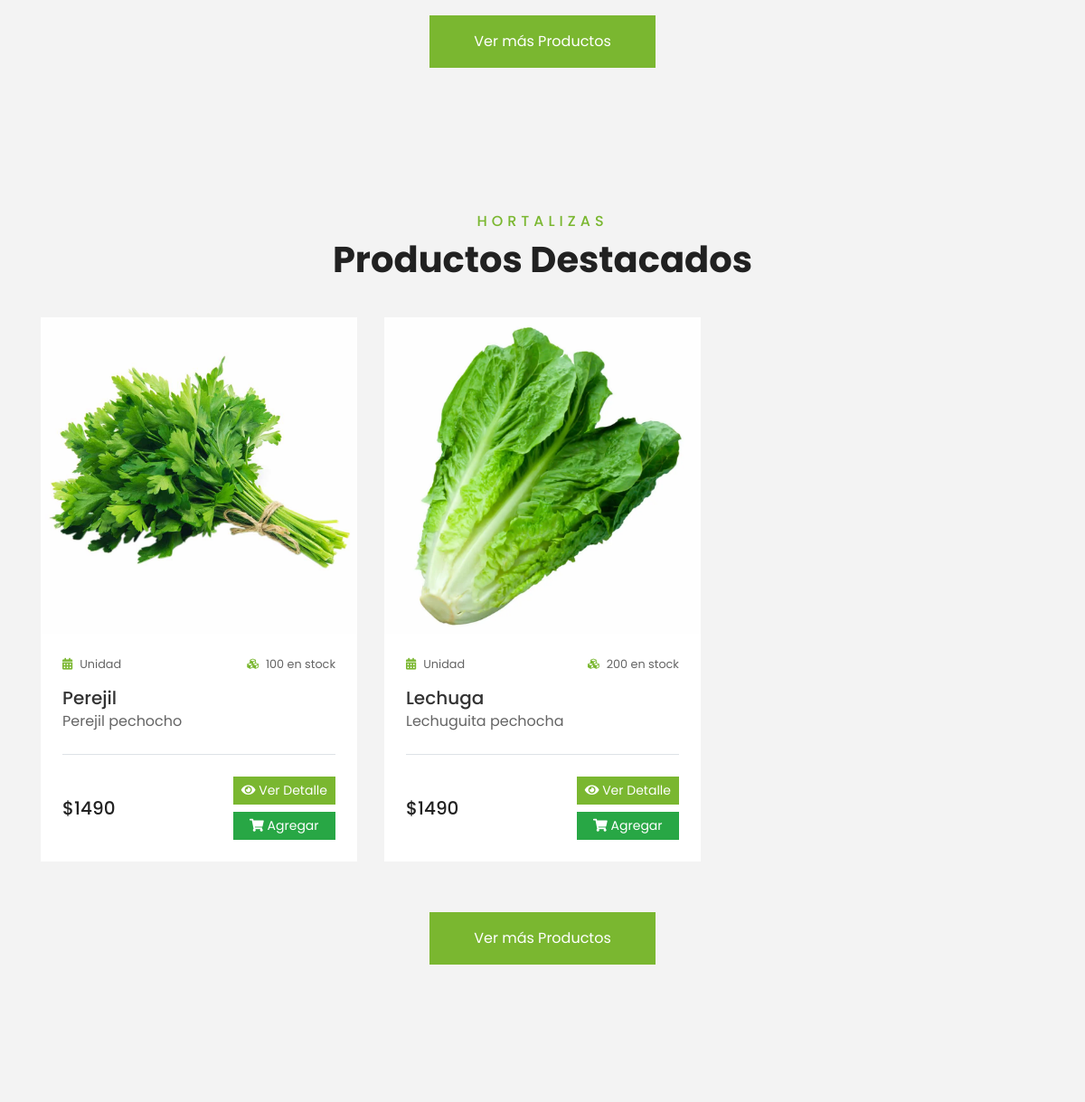
The app's page / (middle part), older data.
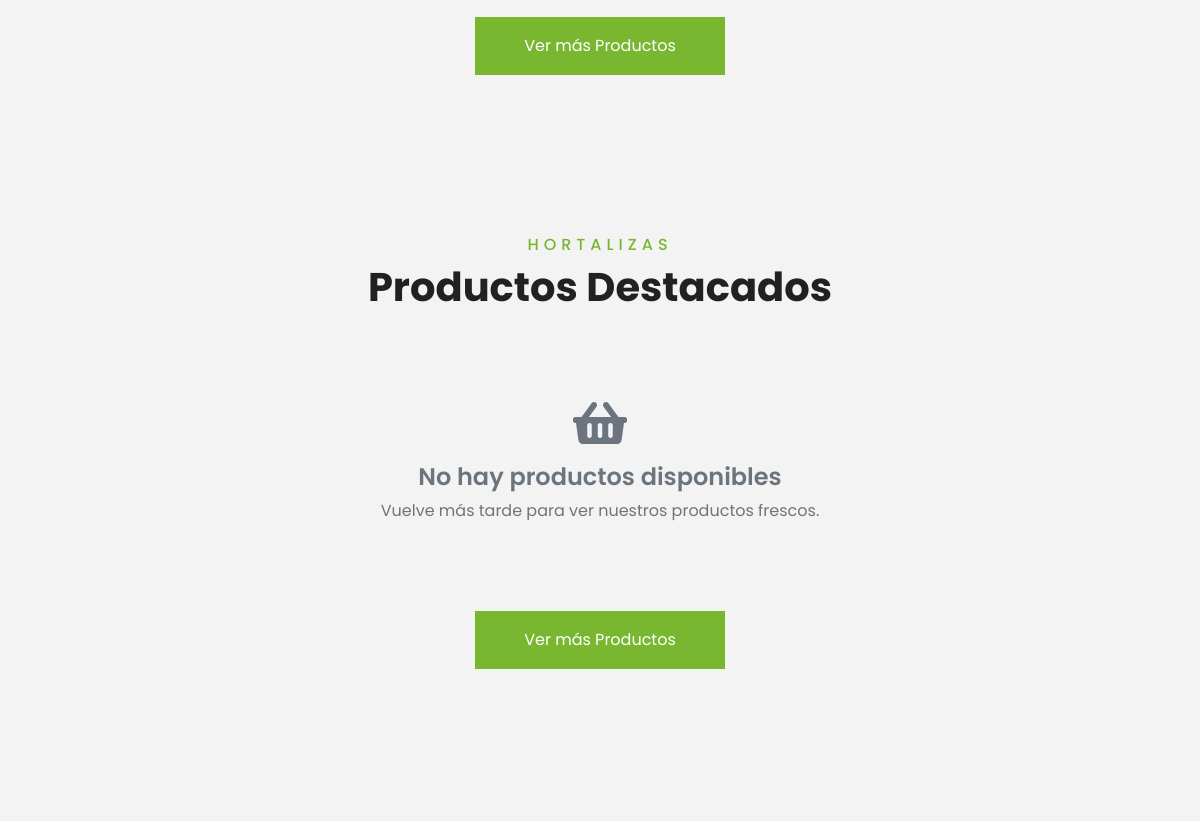
The same page, newer data.
### miapp/models.py (models this page shows, shortened)
class Producto(models.Model):
    nombre = models.CharField(max_length=50)
    descripcion = models.CharField(max_length=250)
    precio_unitario = models.IntegerField()
    unidad_medida = models.CharField(max_length=20)
    stock_disponible = models.IntegerField()
    id_categoria = models.ForeignKey(Categoria, on_delete=models.CASCADE)
    imagen = models.ForeignKey(Imagen, on_delete=models.CASCADE, null=True, blank=True)

class Imagen(models.Model):
    nombre = models.CharField(max_length=100)
    imagen = models.ImageField(upload_to='productos/')

### miapp/views.py (the view)
# urls.py: path('', views.inicio, name='inicio'),
def inicio(request):
    ofertas_activas = Oferta.objects.filter(fecha_fin__gte=timezone.now(), fecha_inicio__lte=timezone.now())
    productos_destacados = Producto.objects.filter(id_categoria__nombre_categoria='Hortalizas').prefetch_related(
        Prefetch('oferta_set', queryset=ofertas_activas, to_attr='ofertas_activas')
    ).order_by('?')[:3]
    contexto = {
        'productos': productos_destacados,
        'now': timezone.now(),
    }
    return render(request, 'miapp/inicio.html', contexto)

### miapp/templates/miapp/inicio.html (shortened to what this page needs)
{% load static %}
<!DOCTYPE html>
<html lang="es">
    <head>
        <link
            href="https://cdnjs.cloudflare.com/ajax/libs/font-awesome/5.10.0/css/all.min.css"
            rel="stylesheet">
        <link href="https://cdnjs.cloudflare.com/ajax/libs/font-awesome/5.10.0/css/all.min.css" rel="stylesheet">
        <link href="{% static 'lib/owlcarousel/assets/owl.carousel.min.css' %}"
            rel="stylesheet">
        <link href="{% static 'css/style.css' %}" rel="stylesheet">
    </head>
    <body>
        <div class="container-fluid py-5">
            <div class="container pt-5 pb-3">
                <div class="text-center mt-4">
                    <a href="{% url 'listar_productos' %}" class="btn btn-primary py-3 px-5">Ver más Productos</a>
                </div>
            </div>
        </div>
        <div class="container-fluid py-5">
            <div class="container pt-5 pb-3">
                <div class="text-center mb-3 pb-3">
                    <h6 class="text-primary text-uppercase" style="letter-spacing: 5px;">Hortalizas</h6>
                    <h1>Productos Destacados</h1>
                </div>
                {% include 'miapp/hortalizasventa.html' with productos=productos %}
                <div class="text-center mt-4">
                    <a href="{% url 'listar_productos' %}" class="btn btn-primary py-3 px-5">Ver más Productos</a>
                </div>
            </div>
        </div>
    </body>
</html>

### miapp/templates/miapp/hortalizasventa.html
{% load static %}
<div class="row">
    {% for producto in productos %}
        <div class="col-lg-4 col-md-6 mb-4">
            <div class="package-item bg-white mb-2">
                <a href="{% url 'detalle_producto' producto.id %}">
                    {% if producto.imagen %}
                        <img class="img-fluid" src="{{ producto.imagen.imagen.url }}" alt="{{ producto.nombre }}" style="cursor: pointer; transition: transform 0.3s;" onmouseover="this.style.transform='scale(1.05)'" onmouseout="this.style.transform='scale(1)'">
                    {% else %}
                        <img class="img-fluid" src="{% static 'img/placeholder.png' %}" alt="Sin imagen" style="cursor: pointer;">
                    {% endif %}
                </a>
                <div class="p-4">
                    <div class="d-flex justify-content-between mb-3">
                        <small class="m-0"><i class="fa fa-calendar-alt text-primary mr-2"></i>{{ producto.unidad_medida }}</small>
                        <small class="m-0"><i class="fa fa-cubes text-primary mr-2"></i>{{ producto.stock_disponible }} en stock</small>
                    </div>
                    <a class="h5 text-decoration-none" href="{% url 'detalle_producto' producto.id %}" style="color: #333; transition: color 0.3s;" onmouseover="this.style.color='#28a745'" onmouseout="this.style.color='#333'">
                        {{ producto.nombre }}
                    </a>
                    <p>{{ producto.descripcion|truncatewords:15 }}</p>
                    <div class="border-top mt-4 pt-4">
                        <div class="d-flex justify-content-between align-items-center">
                            {% with oferta_activa=producto.oferta_set.all|first %}
                                {% if oferta_activa and now and oferta_activa.fecha_inicio <= now and oferta_activa.fecha_fin >= now %}
                                    <div>
                                        <h5 class="m-0">
                                            <span style="text-decoration: line-through; color: #999; font-size: 0.9rem;">${{ producto.precio_unitario }}</span><br>
                                            <span style="color: #FF5733; font-weight: bold;">${{ oferta_activa.precio_oferta|floatformat:"0" }}</span>
                                        </h5>
                                        <small class="text-danger"><i class="fa fa-tag"></i> ¡OFERTA!</small>
                                    </div>
                                {% else %}
                                    <h5 class="m-0">${{ producto.precio_unitario|floatformat:"0" }}</h5>
                                {% endif %}
                            {% endwith %}
                            <div class="d-flex flex-column">
                                <a href="{% url 'detalle_producto' producto.id %}" class="btn btn-sm btn-primary mb-2" style="white-space: nowrap;">
                                    <i class="fa fa-eye"></i> Ver Detalle
                                </a>
                                {% if producto.stock_disponible > 0 %}
                                    <button class="btn btn-sm btn-success agregar-carrito-btn" data-producto-id="{{ producto.id }}" data-producto-nombre="{{ producto.nombre }}" style="white-space: nowrap;">
                                        <i class="fa fa-shopping-cart"></i> Agregar
                                    </button>
                                {% else %}
                                    <button class="btn btn-sm btn-secondary" disabled style="white-space: nowrap;">
                                        <i class="fa fa-times"></i> Agotado
                                    </button>
                                {% endif %}
                            </div>
                        </div>
                    </div>
                </div>
            </div>
        </div>
    {% empty %}
        <div class="col-12 text-center py-5">
            <i class="fa fa-shopping-basket fa-3x text-muted mb-3"></i>
            <h4 class="text-muted">No hay productos disponibles</h4>
            <p class="text-muted">Vuelve más tarde para ver nuestros productos frescos.</p>
        </div>
    {% endfor %}
</div>

Row changes from the older to the newer data that the page shows:
removed Producto: imagen.imagen (picture), unidad_medida "Unidad", stock_disponible "100", nombre "Perejil", descripcion "Perejil pechocho", precio_unitario "1490"
removed Producto: imagen.imagen (picture), unidad_medida "Unidad", stock_disponible "200", nombre "Lechuga", descripcion "Lechuguita pechocha", precio_unitario "1490"
Text that changed along with them:
text now shown: "No hay productos disponibles Vuelve más tarde para ver nuestros productos frescos."
